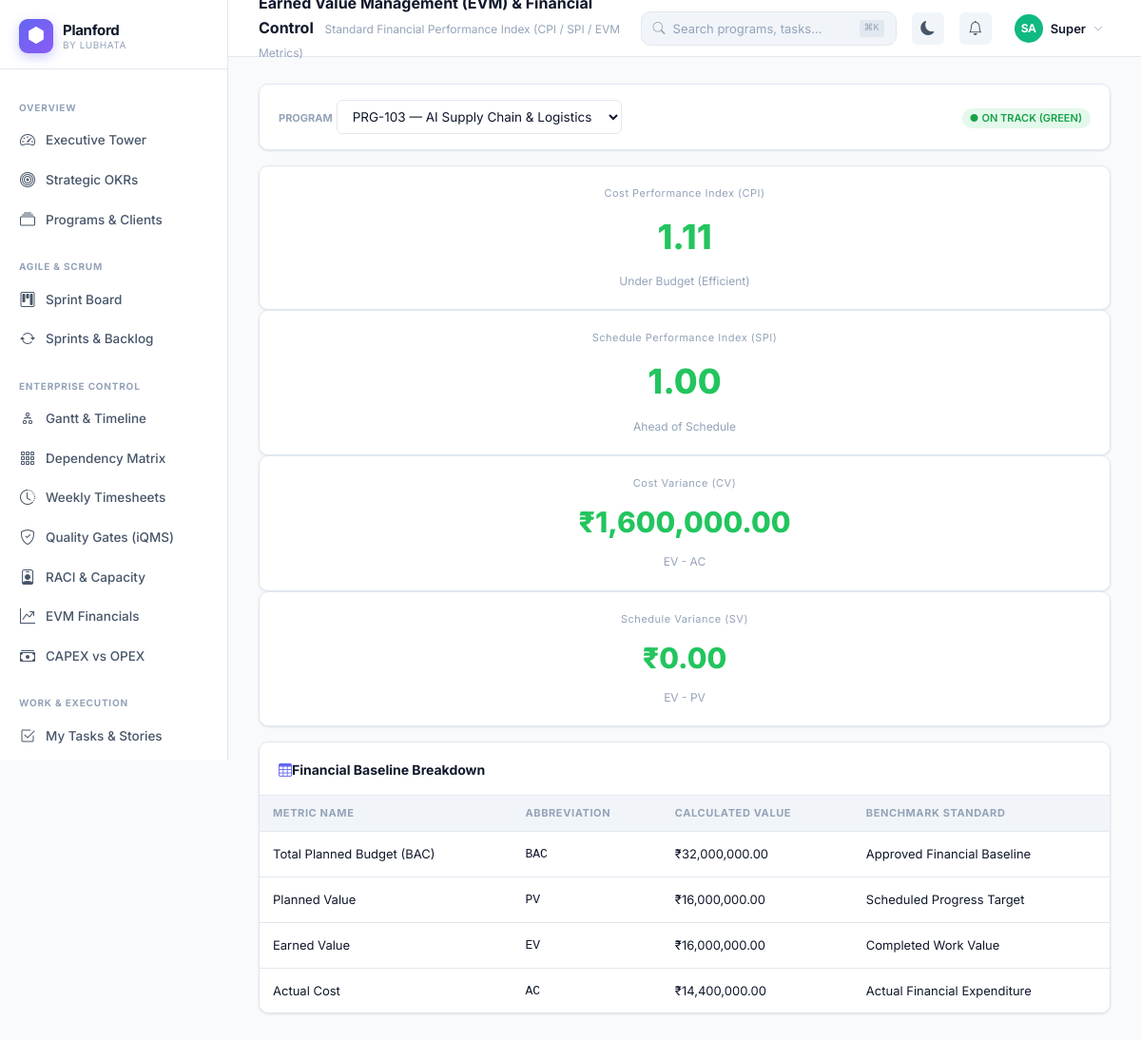
/evm (signed in), run on the app's committed database.
### tables this page shows
CREATE TABLE `programs` (
  `id` int unsigned NOT NULL AUTO_INCREMENT,
  `org_id` int unsigned NOT NULL,
  `code` varchar(30) NOT NULL,
  `name` varchar(200) NOT NULL,
  `description` text,
  `methodology` enum('scrum','kanban','waterfall','hybrid') NOT NULL DEFAULT 'scrum',
  `rag_status` enum('green','amber','red') NOT NULL DEFAULT 'green',
  `status` enum('planning','active','on_hold','completed','cancelled') NOT NULL DEFAULT 'planning',
  `priority` enum('critical','high','medium','low') NOT NULL DEFAULT 'medium',
  `start_date` date DEFAULT NULL,
  `end_date` date DEFAULT NULL,
  `budget` decimal(15,2) DEFAULT NULL,
  `currency` varchar(5) DEFAULT 'INR',
  `owner_id` int unsigned DEFAULT NULL,
  `client_name` varchar(150) DEFAULT NULL,
  `client_logo` varchar(300) DEFAULT NULL,
  `cover_color` varchar(20) DEFAULT '#6366f1',
  `is_public` tinyint(1) DEFAULT '0',
  `stakeholder_token` varchar(64) DEFAULT NULL,
  `settings` json DEFAULT NULL,
  `created_by` int unsigned DEFAULT NULL,
  `created_at` datetime NOT NULL DEFAULT CURRENT_TIMESTAMP,
  `updated_at` datetime NOT NULL DEFAULT CURRENT_TIMESTAMP ON UPDATE CURRENT_TIMESTAMP,
  PRIMARY KEY (`id`),
  UNIQUE KEY `stakeholder_token` (`stakeholder_token`),
  KEY `org_id` (`org_id`),
  KEY `owner_id` (`owner_id`),
  KEY `status` (`status`)
);

### src/Models/DB.php (called while the page is built, shortened)
<?php
class DB {
    private static ?DB $instance = null;
    private mysqli $conn;
    private function __construct() {
        $this->conn = new mysqli(DB_HOST, DB_USER, DB_PASS, DB_NAME, DB_PORT);
        $this->conn->set_charset('utf8mb4');
        $this->conn->query("SET time_zone = '+05:30'");
    }
    public static function get(): self {
        if (!self::$instance) self::$instance = new self();
        return self::$instance;
    }
    private function types(array $params): string {
        return implode('', array_map(fn($v) =>
            is_int($v) ? 'i' : (is_float($v) ? 'd' : 's'), $params));
    }
    public function query(string $sql, array $params = []): mysqli_result|bool {
        if (empty($params)) {
            $r = $this->conn->query($sql);
            return $r;
        }
        $stmt = $this->conn->prepare($sql);
        $stmt->bind_param($this->types($params), ...$params);
        $stmt->execute();
        $result = $stmt->get_result();
        return $result !== false ? $result : true;
    }
    public function fetchAll(string $sql, array $params = []): array {
        $r = $this->query($sql, $params);
        return $r->fetch_all(MYSQLI_ASSOC);
    }
    public function fetchOne(string $sql, array $params = []): ?array {
        $r = $this->query($sql, $params);
        return $r->fetch_assoc() ?: null;
    }
}
function db(): DB { return DB::get(); }

### src/Services/EVMEngine.php (called while the page is built, shortened)
<?php
class EVMEngine {
    public static function calculateForProgram(int $programId): array {
        $program = db()->fetchOne("SELECT * FROM programs WHERE id=?", [$programId]);
        $budget = (float)($program['budget'] ?? 100000);
        $tasks  = db()->fetchAll("SELECT * FROM tasks WHERE program_id=?", [$programId]);
        $totalTasks = count($tasks);
        if ($totalTasks === 0) {
            return [
                'budget' => $budget,
                'pv' => $budget * 0.5,
                'ev' => $budget * 0.5,
                'ac' => $budget * 0.45,
                'cpi' => 1.11,
                'spi' => 1.00,
                'sv'  => 0,
                'cv'  => $budget * 0.05,
                'rag' => 'green'
            ];
        }
        $completedCount = 0;
        $totalProgress  = 0;
        $totalEstHours  = 0;
        $totalActHours  = 0;
        $avgProgressPct = $totalTasks > 0 ? ($totalProgress / ($totalTasks * 100)) : 0;
        $plannedProgressPct = 0.50;
        $pv = round($budget * $plannedProgressPct, 2);
        $ev = round($budget * $avgProgressPct, 2);
        $hourlyRate = $totalEstHours > 0 ? ($budget / $totalEstHours) : 50;
        $ac = round(max($totalActHours * $hourlyRate, $ev * 0.85), 2);
        $sv = round($ev - $pv, 2);
        $cv = round($ev - $ac, 2);
        $cpi = $ac > 0 ? round($ev / $ac, 2) : 1.0;
        $spi = $pv > 0 ? round($ev / $pv, 2) : 1.0;
        $rag = 'green';
        return [
            'budget'           => $budget,
            'currency'         => $program['currency'] ?? 'INR',
            'pv'               => $pv,
            'ev'               => $ev,
            'ac'               => $ac,
            'sv'               => $sv,
            'cv'               => $cv,
            'cpi'              => $cpi,
            'spi'              => $spi,
            'rag'              => $rag,
            'progress_pct'     => round($avgProgressPct * 100),
            'completed_tasks'  => $completedCount,
            'total_tasks'      => $totalTasks,
        ];
    }
}

### views/evm/index.php (the view, shortened to what this page needs)
<?php
$programs = db()->fetchAll("SELECT * FROM programs ORDER BY name");
$programId = (int)($_GET['program_id'] ?? ($programs[0]['id'] ?? 1));
$evm = EVMEngine::calculateForProgram($programId);
?>
<div class="pf-card mb-4" style="padding:16px 20px">
  <div style="display:flex;justify-content:space-between;align-items:center;flex-wrap:wrap;gap:16px">
    <div>
      <label class="form-label text-muted mb-1" style="font-size:11px;font-weight:700">PROGRAM</label>
      <select class="pf-input" style="width:300px" onchange="location.href='<?= url('evm') ?>?program_id='+this.value">
        <?php foreach ($programs as $p): ?>
        <option value="<?= $p['id'] ?>" <?= $p['id'] == $programId ? 'selected' : '' ?>>
          <?= e($p['code']) ?> — <?= e($p['name']) ?>
        </option>
        <?php endforeach; ?>
      </select>
    </div>
    <div>
      <?= ragBadge($evm['rag'] ?? 'green') ?>
    </div>
  </div>
</div>
<div class="row g-4 mb-4">
  <div class="col-lg-3 col-md-6">
    <div class="pf-card text-center" style="padding:20px">
      <div class="text-muted text-uppercase fw-bold" style="font-size:11px;letter-spacing:.5px">Cost Performance Index (CPI)</div>
      <div style="font-size:36px;font-weight:800;color:<?= ($evm['cpi'] ?? 1) >= 1 ? 'var(--pf-green)' : 'var(--pf-red)' ?>;margin:8px 0">
        <?= number_format($evm['cpi'] ?? 1, 2) ?>
      </div>
      <div style="font-size:12px;color:var(--pf-text-3)">
        <?= ($evm['cpi'] ?? 1) >= 1 ? 'Under Budget (Efficient)' : 'Over Budget (Cost Variance)' ?>
      </div>
    </div>
  </div>
  <div class="col-lg-3 col-md-6">
    <div class="pf-card text-center" style="padding:20px">
      <div class="text-muted text-uppercase fw-bold" style="font-size:11px;letter-spacing:.5px">Schedule Performance Index (SPI)</div>
      <div style="font-size:36px;font-weight:800;color:<?= ($evm['spi'] ?? 1) >= 1 ? 'var(--pf-green)' : 'var(--pf-amber)' ?>;margin:8px 0">
        <?= number_format($evm['spi'] ?? 1, 2) ?>
      </div>
      <div style="font-size:12px;color:var(--pf-text-3)">
        <?= ($evm['spi'] ?? 1) >= 1 ? 'Ahead of Schedule' : 'Behind Baseline Schedule' ?>
      </div>
    </div>
  </div>
  <div class="col-lg-3 col-md-6">
    <div class="pf-card text-center" style="padding:20px">
      <div class="text-muted text-uppercase fw-bold" style="font-size:11px;letter-spacing:.5px">Cost Variance (CV)</div>
      <div style="font-size:30px;font-weight:800;color:<?= ($evm['cv'] ?? 0) >= 0 ? 'var(--pf-green)' : 'var(--pf-red)' ?>;margin:8px 0">
        <?= ($evm['currency'] ?? 'INR') === 'INR' ? '₹' : '$' ?><?= number_format($evm['cv'] ?? 0, 2) ?>
      </div>
      <div style="font-size:12px;color:var(--pf-text-3)">EV - AC</div>
    </div>
  </div>
  <div class="col-lg-3 col-md-6">
    <div class="pf-card text-center" style="padding:20px">
      <div class="text-muted text-uppercase fw-bold" style="font-size:11px;letter-spacing:.5px">Schedule Variance (SV)</div>
      <div style="font-size:30px;font-weight:800;color:<?= ($evm['sv'] ?? 0) >= 0 ? 'var(--pf-green)' : 'var(--pf-amber)' ?>;margin:8px 0">
        <?= ($evm['currency'] ?? 'INR') === 'INR' ? '₹' : '$' ?><?= number_format($evm['sv'] ?? 0, 2) ?>
      </div>
      <div style="font-size:12px;color:var(--pf-text-3)">EV - PV</div>
    </div>
  </div>
</div>
<div class="pf-card">
  <div class="pf-card-header">
    <div class="pf-card-title"><i class="bi bi-table me-2 text-primary"></i>Financial Baseline Breakdown</div>
  </div>
  <div class="table-responsive">
    <table class="pf-table">
      <thead>
        <tr>
          <th>Metric Name</th>
          <th>Abbreviation</th>
          <th>Calculated Value</th>
          <th>Benchmark Standard</th>
        </tr>
      </thead>
      <tbody>
        <tr>
          <td class="fw-bold">Total Planned Budget (BAC)</td>
          <td><code>BAC</code></td>
          <td class="fw-bold"><?= ($evm['currency'] ?? 'INR') === 'INR' ? '₹' : '$' ?><?= number_format($evm['budget'] ?? 0, 2) ?></td>
          <td>Approved Financial Baseline</td>
        </tr>
        <tr>
          <td class="fw-bold">Planned Value</td>
          <td><code>PV</code></td>
          <td><?= ($evm['currency'] ?? 'INR') === 'INR' ? '₹' : '$' ?><?= number_format($evm['pv'] ?? 0, 2) ?></td>
          <td>Scheduled Progress Target</td>
        </tr>
        <tr>
          <td class="fw-bold">Earned Value</td>
          <td><code>EV</code></td>
          <td class="text-primary fw-bold"><?= ($evm['currency'] ?? 'INR') === 'INR' ? '₹' : '$' ?><?= number_format($evm['ev'] ?? 0, 2) ?></td>
          <td>Completed Work Value</td>
        </tr>
        <tr>
          <td class="fw-bold">Actual Cost</td>
          <td><code>AC</code></td>
          <td class="text-danger fw-bold"><?= ($evm['currency'] ?? 'INR') === 'INR' ? '₹' : '$' ?><?= number_format($evm['ac'] ?? 0, 2) ?></td>
          <td>Actual Financial Expenditure</td>
        </tr>
      </tbody>
    </table>
  </div>
</div>
<?php
require VIEW_PATH . 'layouts/app.php';

### index.php (shortened to what this page needs)
<?php
require_once __DIR__ . '/src/Models/DB.php';
require_once __DIR__ . '/src/Services/EVMEngine.php';
require_once __DIR__ . '/src/Helpers/helpers.php';
$uri    = parse_url($_SERVER['REQUEST_URI'], PHP_URL_PATH);
$base   = parse_url(APP_URL, PHP_URL_PATH);
$path   = '/' . trim(substr($uri, strlen($base)), '/');
foreach ($routes as $route => [$view, $roles]) {
    if ($path === $route || $path === $route . '/') {
        require VIEW_PATH . str_replace('/', DIRECTORY_SEPARATOR, $view) . '.php';
        break;
    }
}

### assets/css/planford.css (style rules this page uses)
:root { --pf-indigo: #6366f1; --pf-violet: #8b5cf6; --pf-pink: #ec4899; --pf-cyan: #06b6d4; --pf-green: #22c55e; --pf-amber: #f59e0b; --pf-red: #ef4444; --pf-blue: #3b82f6; --pf-teal: #14b8a6; --pf-orange: #f97316; --pf-bg: #f8fafc; --pf-surface: #ffffff; --pf-surface2: #f1f5f9; --pf-border: #e2e8f0; --pf-text: #0f172a; --pf-text-2: #475569; --pf-text-3: #94a3b8; --pf-sidebar-w: 240px; --pf-header-h: 60px; --pf-radius: 10px; --pf-radius-sm: 6px; --pf-radius-lg: 16px; --pf-shadow: 0 1px 3px rgba(0,0,0,.08), 0 1px 2px rgba(0,0,0,.04); --pf-shadow-md: 0 4px 12px rgba(0,0,0,.1); --pf-shadow-lg: 0 12px 32px rgba(0,0,0,.12); --pf-transition: all .2s cubic-bezier(.4,0,.2,1); --pf-font: 'Inter', -apple-system, BlinkMacSystemFont, 'Segoe UI', sans-serif; }
*, *::before, *::after { box-sizing: border-box; margin: 0; padding: 0; }
html { font-size: 14px; scroll-behavior: smooth; }
body { font-family: var(--pf-font); background: var(--pf-bg); color: var(--pf-text); line-height: 1.6; -webkit-font-smoothing: antialiased; min-height: 100vh; }
input, textarea, select, button { font-family: inherit; font-size: inherit; }
.pf-card { background: var(--pf-surface); border: 1px solid var(--pf-border); border-radius: var(--pf-radius); box-shadow: var(--pf-shadow); overflow: hidden; }
.pf-card-header { padding: 18px 20px 14px; border-bottom: 1px solid var(--pf-border); display: flex; align-items: center; justify-content: space-between; gap: 12px; }
.pf-card-title { font-size: 14px; font-weight: 700; color: var(--pf-text); }
.pf-input, .pf-select, .pf-textarea { width: 100%; padding: 8px 12px; background: var(--pf-surface); border: 1px solid var(--pf-border); border-radius: var(--pf-radius-sm); color: var(--pf-text); font-size: 13.5px; transition: var(--pf-transition); outline: none; }
.pf-input::placeholder, .pf-textarea::placeholder { color: var(--pf-text-3); }
.pf-table { width: 100%; border-collapse: collapse; font-size: 13px; }
.pf-table th { padding: 10px 14px; text-align: left; font-size: 11px; font-weight: 700; text-transform: uppercase; letter-spacing: .6px; color: var(--pf-text-3); background: var(--pf-surface2); border-bottom: 1px solid var(--pf-border); white-space: nowrap; }
.pf-table td { padding: 12px 14px; border-bottom: 1px solid var(--pf-border); color: var(--pf-text); vertical-align: middle; }
.pf-table tr:last-child td { border-bottom: none; }
.text-center { text-align: center; }
.text-muted { color: var(--pf-text-3); }
.text-primary { color: var(--pf-indigo); }
.text-danger { color: var(--pf-red); }
.mb-1 { margin-bottom: 4px; }
.mb-4 { margin-bottom: 16px; }

### data on the page
programs: id+budget "1.11", id+budget "1.00", id+budget "1,600,000.00", id+budget "0.00", id+budget "32,000,000.00", id+budget "16,000,000.00", id+budget "14,400,000.00"

### other printed values
form field value "PRG-103 — AI Supply Chain & Logistics Analytics"
